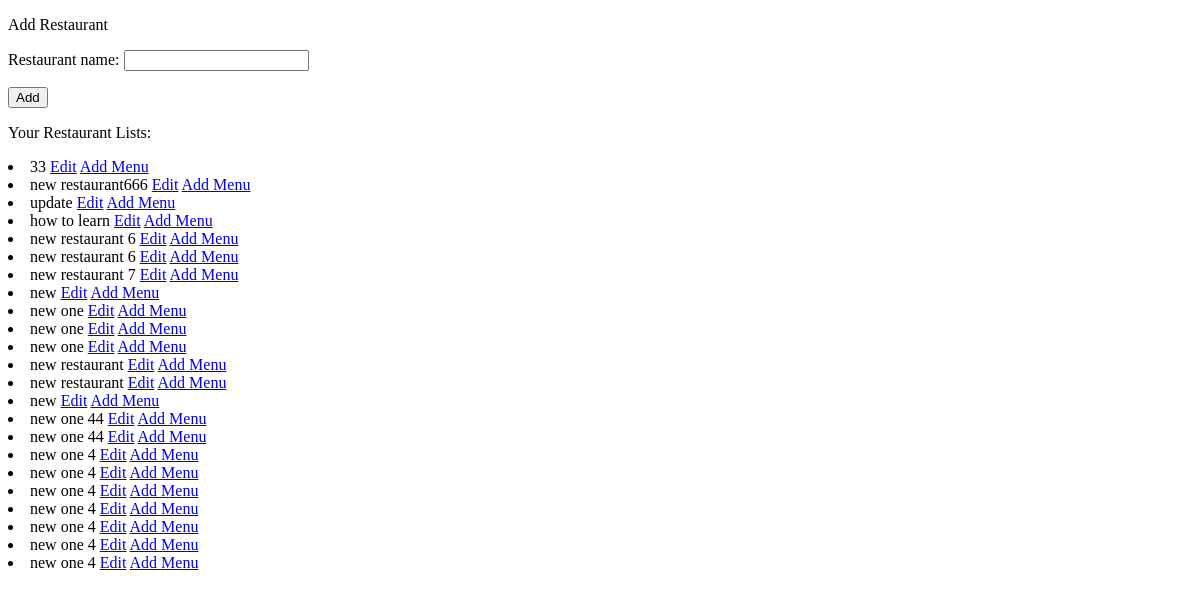
Before: /restaurant/add-restaurant/ (signed in) with the older database file.
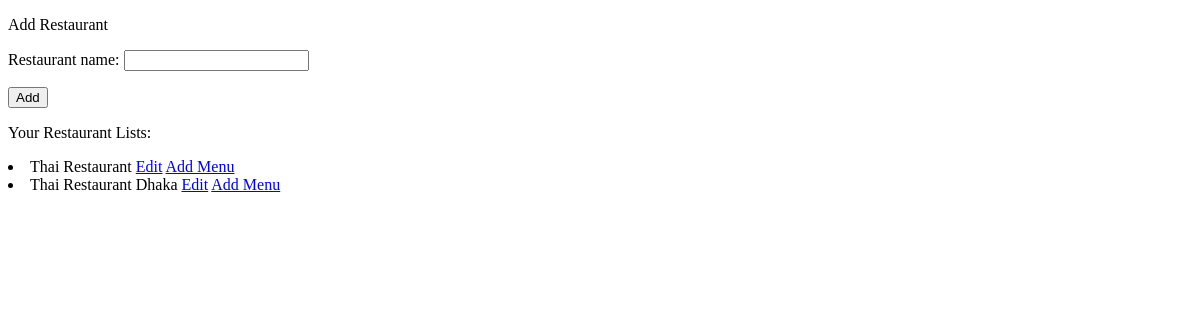
After: the same page with the newer database file.
### restaurantApp/models.py (models this page shows)
class Restaurant(models.Model):
    owner = models.ForeignKey(Profile, on_delete=models.CASCADE, related_name='restaurants')
    restaurant_name = models.CharField(max_length=100)
    def __str__(self):
        return self.restaurant_name

### restaurantApp/views.py (the view, shortened to what this page needs)
# urls.py: path('add-restaurant/', add_restaurant_view, name='add_restaurant'),
def add_restaurant_view(request):
    restaurant_lists = Restaurant.objects.filter(owner=request.user.profile)
    all_restaurant_lists = Restaurant.objects.all()
    form = RestaurantForm()
    return render(request, 'restaurant/restaurant-list.html', {
        'form': form,
        'all_restaurant_lists': all_restaurant_lists,
        'restaurant_lists': restaurant_lists,
    })

### restaurantApp/forms.py
class RestaurantForm(forms.ModelForm):
    class Meta:
        model = Restaurant
        fields = ['restaurant_name', ]

### templates/restaurant/restaurant-list.html (shortened to what this page needs)
<!DOCTYPE html>
<html lang="en">
<head>
</head>
<body>
<form method="POST">
    <p> Add Restaurant</p>
    {{ form.as_p }}
    <button type="submit">Add</button>
</form>
<p>Your Restaurant Lists:</p>
{% for restaurant_list in restaurant_lists %}
    <li>{{ restaurant_list }}
        <a href="{% url 'restaurantApp:edit_restaurant' restaurant_list.id %}">Edit</a>
        <a href="{% url 'restaurantApp:add_menu' restaurant_list.id %}">Add Menu</a>
    </li>
{% endfor %}
</body>
</html>

Changed rows visible on the page:
removed Restaurant: restaurant_name "update"
removed Restaurant: restaurant_name "how to learn"
removed Restaurant: restaurant_name "new restaurant 6"
removed Restaurant: restaurant_name "new restaurant 6"
removed Restaurant: restaurant_name "new restaurant 7"
removed Restaurant: restaurant_name "new"
removed Restaurant: restaurant_name "new one"
removed Restaurant: restaurant_name "new one"
removed Restaurant: restaurant_name "new one"
removed Restaurant: restaurant_name "new restaurant"
removed Restaurant: restaurant_name "new restaurant"
removed Restaurant: restaurant_name "new"
removed Restaurant: restaurant_name "new one 44"
removed Restaurant: restaurant_name "new one 44"
removed Restaurant: restaurant_name "new one 4"
removed Restaurant: restaurant_name "new one 4"
removed Restaurant: restaurant_name "new one 4"
removed Restaurant: restaurant_name "new one 4"
removed Restaurant: restaurant_name "new one 4"
removed Restaurant: restaurant_name "new one 4"
removed Restaurant: restaurant_name "new one 4"
changed Restaurant: restaurant_name "33" → "Thai Restaurant"
changed Restaurant: restaurant_name "new restaurant666" → "Thai Restaurant Dhaka"
